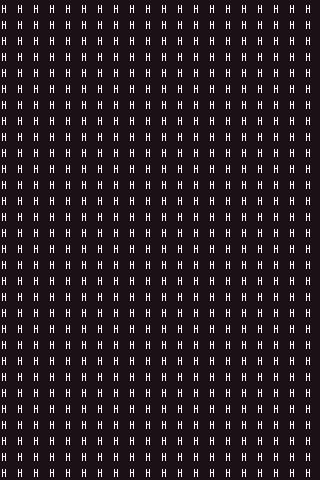

Tiled map render using the project's own tile images. Description and the whole map definition, tile-layer contents included, below:
An orthogonal 20x30 tile map with 16x16 px tiles, 1 tile layer (prototype).

<map version="1.10" tiledversion="1.10.2" orientation="orthogonal" renderorder="right-down" width="20" height="30" tilewidth="16" tileheight="16" infinite="0" nextlayerid="9" nextobjectid="1">
 <tileset firstgid="98" source="TangerineTavernPNG_PetricakeGames.tsx" />
 <layer id="1" name="prototype" width="20" height="30">
  <data encoding="csv">
206,206,206,206,206,206,206,206,206,206,206,206,206,206,206,206,206,206,206,206,
206,206,206,206,206,206,206,206,206,206,206,206,206,206,206,206,206,206,206,206,
206,206,206,206,206,206,206,206,206,206,206,206,206,206,206,206,206,206,206,206,
206,206,206,206,206,206,206,206,206,206,206,206,206,206,206,206,206,206,206,206,
206,206,206,206,206,206,206,206,206,206,206,206,206,206,206,206,206,206,206,206,
206,206,206,206,206,206,206,206,206,206,206,206,206,206,206,206,206,206,206,206,
206,206,206,206,206,206,206,206,206,206,206,206,206,206,206,206,206,206,206,206,
206,206,206,206,206,206,206,206,206,206,206,206,206,206,206,206,206,206,206,206,
206,206,206,206,206,206,206,206,206,206,206,206,206,206,206,206,206,206,206,206,
206,206,206,206,206,206,206,206,206,206,206,206,206,206,206,206,206,206,206,206,
206,206,206,206,206,206,206,206,206,206,206,206,206,206,206,206,206,206,206,206,
206,206,206,206,206,206,206,206,206,206,206,206,206,206,206,206,206,206,206,206,
206,206,206,206,206,206,206,206,206,206,206,206,206,206,206,206,206,206,206,206,
206,206,206,206,206,206,206,206,206,206,206,206,206,206,206,206,206,206,206,206,
206,206,206,206,206,206,206,206,206,206,206,206,206,206,206,206,206,206,206,206,
206,206,206,206,206,206,206,206,206,206,206,206,206,206,206,206,206,206,206,206,
206,206,206,206,206,206,206,206,206,206,206,206,206,206,206,206,206,206,206,206,
206,206,206,206,206,206,206,206,206,206,206,206,206,206,206,206,206,206,206,206,
206,206,206,206,206,206,206,206,206,206,206,206,206,206,206,206,206,206,206,206,
206,206,206,206,206,206,206,206,206,206,206,206,206,206,206,206,206,206,206,206,
206,206,206,206,206,206,206,206,206,206,206,206,206,206,206,206,206,206,206,206,
206,206,206,206,206,206,206,206,206,206,206,206,206,206,206,206,206,206,206,206,
206,206,206,206,206,206,206,206,206,206,206,206,206,206,206,206,206,206,206,206,
206,206,206,206,206,206,206,206,206,206,206,206,206,206,206,206,206,206,206,206,
206,206,206,206,206,206,206,206,206,206,206,206,206,206,206,206,206,206,206,206,
206,206,206,206,206,206,206,206,206,206,206,206,206,206,206,206,206,206,206,206,
206,206,206,206,206,206,206,206,206,206,206,206,206,206,206,206,206,206,206,206,
206,206,206,206,206,206,206,206,206,206,206,206,206,206,206,206,206,206,206,206,
206,206,206,206,206,206,206,206,206,206,206,206,206,206,206,206,206,206,206,206,
206,206,206,206,206,206,206,206,206,206,206,206,206,206,206,206,206,206,206,206
</data>
 </layer>
</map>
